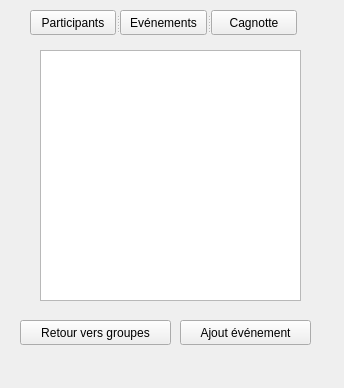
<?xml version="1.0" encoding="UTF-8"?>
<ui version="4.0">
 <class>GestionEvents</class>
 <widget class="QWidget" name="GestionEvents">
  <property name="geometry">
   <rect>
    <x>0</x>
    <y>0</y>
    <width>344</width>
    <height>388</height>
   </rect>
  </property>
  <property name="windowTitle">
   <string>Form</string>
  </property>
  <widget class="QSplitter" name="splitter_2">
   <property name="geometry">
    <rect>
     <x>30</x>
     <y>10</y>
     <width>267</width>
     <height>25</height>
    </rect>
   </property>
   <property name="orientation">
    <enum>Qt::Horizontal</enum>
   </property>
   <widget class="QPushButton" name="participants_4">
    <property name="text">
     <string>Participants</string>
    </property>
   </widget>
   <widget class="QPushButton" name="events_4">
    <property name="text">
     <string>Evénements</string>
    </property>
   </widget>
   <widget class="QPushButton" name="cagnotte_4">
    <property name="text">
     <string>Cagnotte</string>
    </property>
   </widget>
  </widget>
  <widget class="QPushButton" name="ajout_event">
   <property name="geometry">
    <rect>
     <x>180</x>
     <y>320</y>
     <width>131</width>
     <height>25</height>
    </rect>
   </property>
   <property name="text">
    <string>Ajout événement</string>
   </property>
  </widget>
  <widget class="QListWidget" name="listEvent">
   <property name="geometry">
    <rect>
     <x>40</x>
     <y>50</y>
     <width>261</width>
     <height>251</height>
    </rect>
   </property>
  </widget>
  <widget class="QPushButton" name="retour_groupes">
   <property name="geometry">
    <rect>
     <x>20</x>
     <y>320</y>
     <width>151</width>
     <height>25</height>
    </rect>
   </property>
   <property name="text">
    <string>Retour vers groupes</string>
   </property>
  </widget>
 </widget>
 <resources/>
 <connections/>
</ui>
